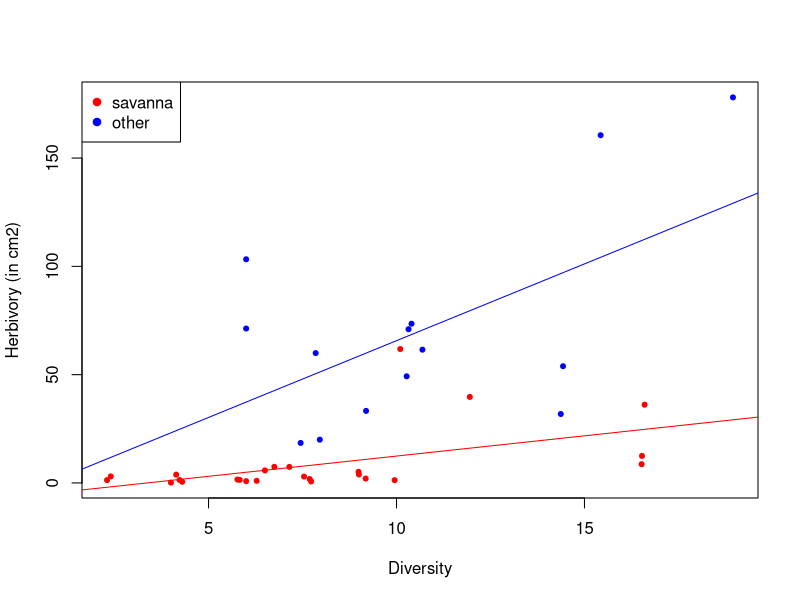
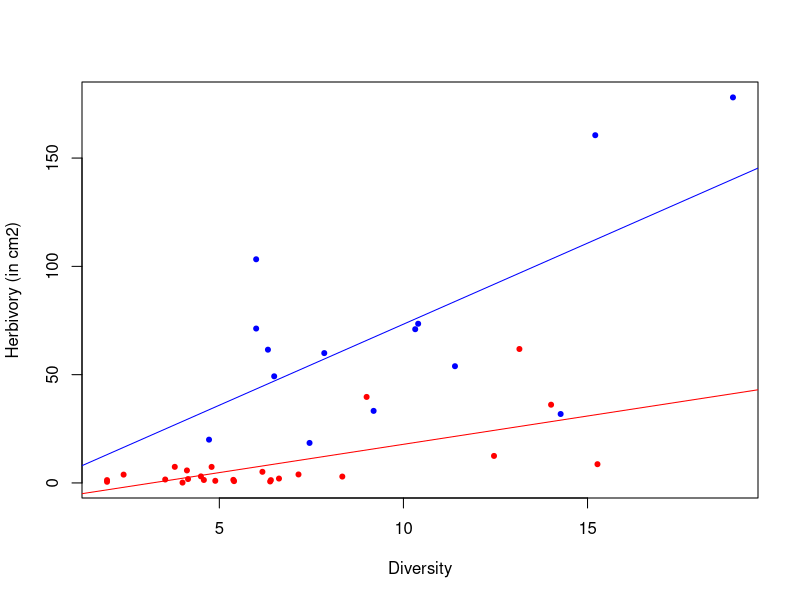
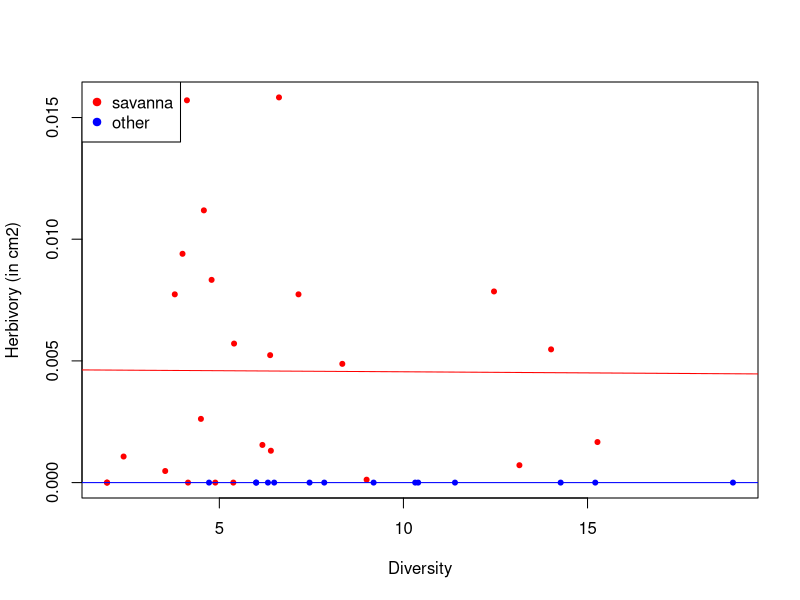
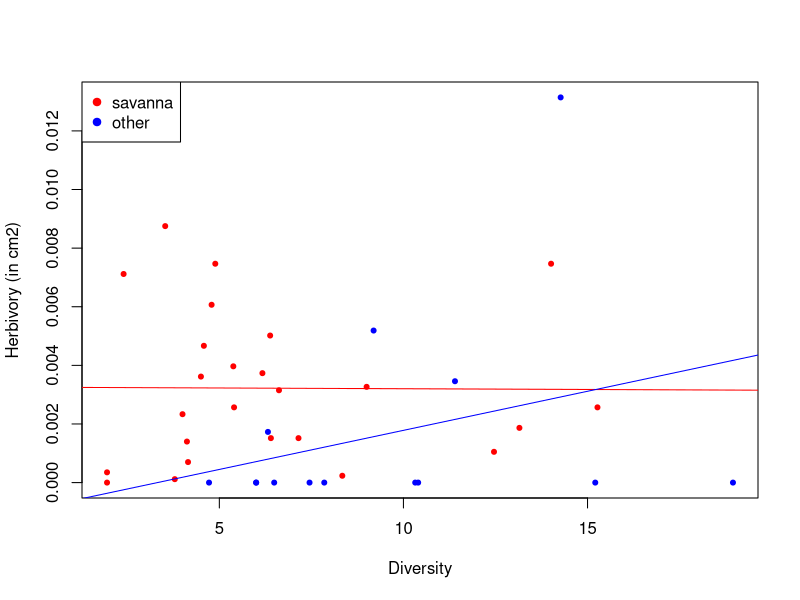

R code for these plots, in order:
#----------------------------------------------------------#
#
#
#                      SAR Herbivory
#
#                Diversity vs. herbivory
#
#             Katerina Sam  - Heveakore Maraia
#                         2021
#
#----------------------------------------------------------

## X.1 loda data on diversity and herbivory -----
dataset_diversity <-  
  readxl::read_xlsx("data/input/Diversity_herbivory.xlsx")
summary(dataset_diversity)

dataset_diversity<-subset(dataset_diversity, herb_type == "total")

library(MASS)
library(ggplot2)

herbivory_savanna <- subset(dataset_diversity, habitat  == "savanna")
herbivory_other <- subset(dataset_diversity, habitat  == "forest"|habitat  == "thicket")

plot(dataset_diversity$plot_diversitySP, dataset_diversity$herbivory_cm2, pch = 20, 
     col = ifelse(dataset_diversity$habitat == "savanna",  "red", "blue"),
     xlab = "Diversity",
     ylab = "Herbivory (in cm2)")
abline(lm(herbivory_savanna$herbivory_cm2 ~ herbivory_savanna$plot_diversitySP), col = "red")
abline(lm(herbivory_other$herbivory_cm2 ~ herbivory_other$plot_diversitySP), col = "blue")

legend("topleft", 
       pch = c(19, 19), 
       c("savanna", "other"), 
       col = c("red", "blue"))

cor.test(herbivory_other$herbivory_cm2, herbivory_other$plot_diversitySP, method="pearson")
cor.test(herbivory_savanna$herbivory_cm2, herbivory_savanna$plot_diversitySP, method="pearson")

plot(dataset_diversity$plot_diversityAlpha, dataset_diversity$herbivory_cm2, pch = 20, 
     col = ifelse(dataset_diversity$habitat == "savanna",  "red", "blue"),
     xlab = "Diversity",
     ylab = "Herbivory (in cm2)")
abline(lm(herbivory_savanna$herbivory_cm2 ~ herbivory_savanna$plot_diversityAlpha), col = "red")
abline(lm(herbivory_other$herbivory_cm2 ~ herbivory_other$plot_diversityAlpha), col = "blue")

cor.test(herbivory_other$herbivory_cm2, herbivory_other$plot_diversityAlpha, method="pearson")
cor.test(herbivory_savanna$herbivory_cm2, herbivory_savanna$plot_diversityAlpha, method="pearson")

#### this needs to be standardized - it is not correct now -----
##  ACA_KAR
plot(dataset_diversity$plot_diversityAlpha, dataset_diversity$ACA_KAR, pch = 20, 
     col = ifelse(dataset_diversity$habitat == "savanna",  "red", "blue"),
     xlab = "Diversity",
     ylab = "Herbivory (in cm2)")
abline(lm(herbivory_savanna$ACA_KAR ~ herbivory_savanna$plot_diversityAlpha), col = "red")
abline(lm(herbivory_other$ACA_KAR ~ herbivory_other$plot_diversityAlpha), col = "blue")

legend("topleft", 
       pch = c(19, 19), 
       c("savanna", "other"), 
       col = c("red", "blue"))

cor.test(herbivory_other$ACA_KAR, herbivory_other$plot_diversitySP, method="pearson")
cor.test(herbivory_savanna$ACA_KAR, herbivory_savanna$plot_diversitySP, method="pearson")

##  DIC_CIN
plot(dataset_diversity$plot_diversityAlpha, dataset_diversity$DIC_CIN, pch = 20, 
     col = ifelse(dataset_diversity$habitat == "savanna",  "red", "blue"),
     xlab = "Diversity",
     ylab = "Herbivory (in cm2)")
abline(lm(herbivory_savanna$DIC_CIN ~ herbivory_savanna$plot_diversityAlpha), col = "red")
abline(lm(herbivory_other$DIC_CIN ~ herbivory_other$plot_diversityAlpha), col = "blue")

legend("topleft", 
       pch = c(19, 19), 
       c("savanna", "other"), 
       col = c("red", "blue"))

cor.test(herbivory_other$DIC_CIN, herbivory_other$plot_diversitySP, method="pearson")
cor.test(herbivory_savanna$DIC_CIN, herbivory_savanna$plot_diversitySP, method="pearson")
